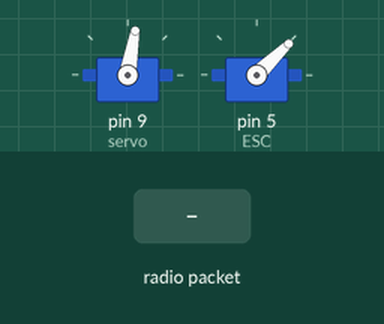
This sketch was run on a simulated Arduino Uno, built with avr-gcc and run on an emulated ATmega328P. Parts: 2 × servo. The test bench sets the inputs (shaded band). No radio packets arrive unless stated.

Above: at 0.1 s.
At 6.2 s:
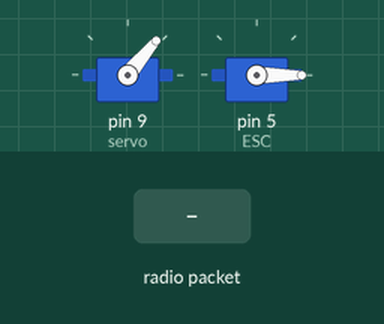
6.3 s: radio packet "5" arrives
At 6.8 s:
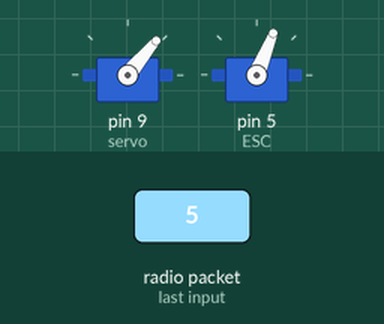
Timing chart, 0 to 9.3 s (numbered marks = the images above; inputs shaded):
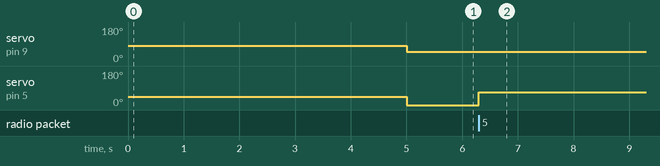

Measured:
- after the input at 6.3 s, servo on pin 5 (ESC): 0° → 68° at once

The sketch:

receiver.ino
```cpp
#include <Arduino.h>
#include <SPI.h>
#include <RH_NRF24.h>
#include <Servo.h>
#include <Wire.h>

#define SLAVE_ADDRESS 0x08
#define DEAD_ZONE 80

// I2C
volatile boolean receiveFlag = false;
char temp[BUFFER_LENGTH];
String command;

// Radio communication
RH_NRF24 nrf24;

// Servo and ESC
Servo servo;
Servo ESC;

// Joystick input
int xValue = 0;
int yValue = 0;
boolean isReceiving = true;

// PID parameters
double Kp = 0.25;
double Ki = 0.0000;
double Kd = 0;

// PID variables
double previousError = 0;
double integral = 0;

// Setpoint and current position
int setpoint = 160;
int currentPos = 160;

// Threshold for currentPos
int currentPosThreshold = 160;

void setup()
{
  // Initialize I2C as a slave
  Wire.begin(SLAVE_ADDRESS);
  Wire.onReceive(receiveEvent);

  // Initialize serial communication
  Serial.begin(9600);
  while (!Serial)
    ;

  // Initialize NRF24 radio
  if (!nrf24.init())
    Serial.println("NRF24 initialization failed");
  if (!nrf24.setChannel(1))
    Serial.println("Failed to set NRF24 channel");
  if (!nrf24.setRF(RH_NRF24::DataRate2Mbps, RH_NRF24::TransmitPower0dBm))
    Serial.println("Failed to set NRF24 RF parameters");

  // Attach servo and ESC
  servo.attach(9);
  servo.write(80);
  ESC.attach(5);
  ESC.writeMicroseconds(1000);
  delay(5000);
  Serial.read();
}

void receiveEvent(int howMany)
{
  for (int i = 0; i < howMany; i++)
  {
    temp[i] = Wire.read();
    temp[i + 1] = '\0'; // Add null after each character
  }

  // Shift everything to the left to remove command byte
  for (int i = 0; i < howMany; ++i)
    temp[i] = temp[i + 1];

  receiveFlag = true;
}

void loop()
{
  if (nrf24.available())
  {
    // Message received from joystick
    uint8_t buf[RH_NRF24_MAX_MESSAGE_LEN];
    uint8_t len = sizeof(buf);

    if (nrf24.recv(buf, &len))
    {
      String input = String((char *)buf);

      // Parse joystick values and control mode from input
      xValue = constrain(input.substring(0, input.indexOf(" ")).toInt(), 0, 640);
      input.remove(0, input.indexOf(" ") + 1);
      yValue = constrain(input.substring(0, input.indexOf(" ")).toInt(), 0, 640);
      input.remove(0, input.indexOf(" ") + 1);
      isReceiving = !(input.toInt());
    }
    else
    {
      Serial.println("Failed to receive data from joystick");
    }
  }

  if (isReceiving)
  {
    // Joystick control mode
    adjustServoAndESC();
  }
  else
  {
    // PID control mode
    receiveDataAndPerformPID();
  }
}

void adjustServoAndESC()
{
  if (xValue < 320 - DEAD_ZONE)
  {
    servo.write(map(xValue, 0, 320 - DEAD_ZONE, 50, 80));
  }
  else if (xValue > 320 + DEAD_ZONE)
  {
    servo.write(map(xValue, 320 + DEAD_ZONE, 640, 80, 130));
  }
  else
  {
    servo.write(80);
  }

  if (yValue > 320 + DEAD_ZONE)
  {
    ESC.writeMicroseconds(map(yValue, 320 + DEAD_ZONE, 640, 500, 2000));
  }
  else
  {
    ESC.writeMicroseconds(0);
  }
}

void receiveDataAndPerformPID()
{
  ESC.writeMicroseconds(1250);
  Wire.onReceive(receiveEvent);
  if (receiveFlag)
  {
    String data(temp);
    Serial.println(data);
    receiveFlag = false;

   // Update setpoint and current position
    currentPos = data.toInt();
    setpoint = 160;

    // Calculate error
    double error = setpoint - currentPos;

    // Calculate PID components
    double proportional = Kp * error;
    integral += Ki * error;
    double derivative = Kd * (error - previousError);

//    // Calculate PID output
    double output = proportional + integral + derivative;

    // Update servo angle
    int servoAngle = 80 + output;
    servo.write(servoAngle);

    // Update previous error for the next iteration
    previousError = error;

    // Add a delay to control the loop rate
    delay(50);
  }
}
```
